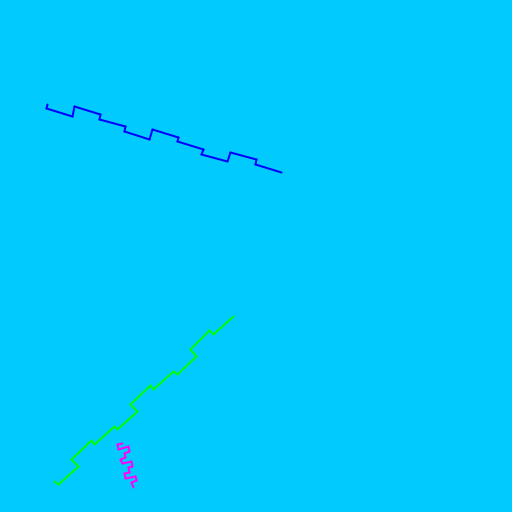
Frame 1 (no input)
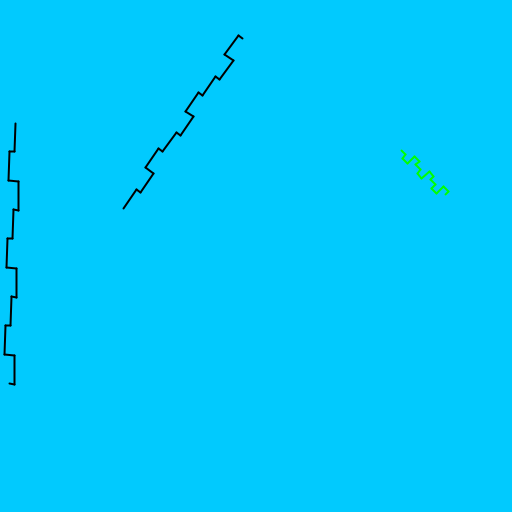
Frame 60 (the mouse pressed at the canvas centre just before this capture)
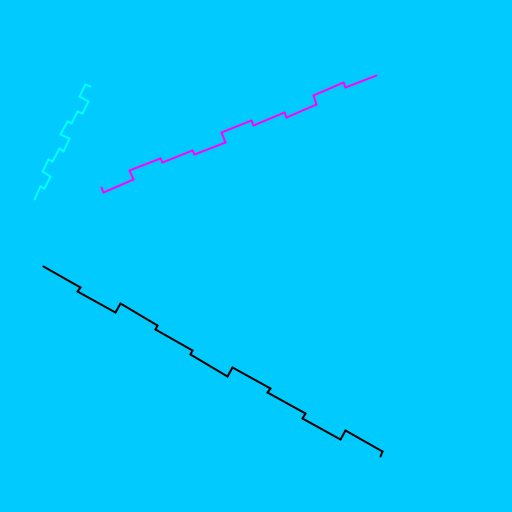
Frame 120 (the mouse held since frame 60 and released just before this capture)

The Processing sketch that drew these frames (run headless with seeded random() and noise(); from frame 60 on, the mouse is pressed at the canvas centre):

// Processing sketch: processing_102912
// ── processing_102912.pde

int counter;
int INTERVAL= 50;
int colors[] = {#000000, #FF0000, #00FF00,#0000FF,#FFFFFF, #FF00FF, #00FFFF, #FFFF00};
int NUM_SIN_LINES = 3;
SquareLine []lines;
 
void setup() {  //setup function called initially, only once
  size(512, 512);
  background(#07B0C0);
  strokeWeight(2);
  colorMode(RGB);   //set colors to Hue, Saturation, Brightness mode
   
  counter = 0;
  lines = new SquareLine[NUM_SIN_LINES];
  for(int i=0; i<lines.length; i++){
    lines[i] = new SquareLine();
  }
}
 
void draw() {  //draw function loops
   background(#01CAFE);
 
  if(counter > INTERVAL){
      counter = 0;
      for(int i=0; i<lines.length; i++){
          lines[i].randomizeLine();
      }
  }
  counter++;
 
  for(int i=0; i<lines.length; i++){
      lines[i].draw();
  }
}
 
class SquareLine{
    private int lineX0, lineY0, lineXf, lineYf;
    private int lineColor;
    private float speed;
 
    SquareLine(){
        randomizeLine();
    }
 
    void draw(){
        pushMatrix();
        translate(lineX0, lineY0);
        stroke(lineColor);
        rotate(getSlope());
        
        int numCycles = 3;
        int cycleLength = int(getLength()/numCycles);

        int stepLength = cycleLength/3; //3 steps in a cycle
        int amplitude = 10;
        
        //http://en.wikipedia.org/wiki/Square_wave
        for(float step = 0; step<numCycles ; step++){ //TODO: pshape?
            //forward
            line(0,0,stepLength,0);
            translate(stepLength ,0);
            //(up half amplitude
            line(0,0,0,amplitude/2);
            translate(0, amplitude/2);
            //forward
            line(0,0,stepLength,0);
            translate(stepLength ,0);
            //down amplitude
            line(0,0,0,-amplitude);
            translate(0, -amplitude);
            //forward
            line(0,0,stepLength,0);
            translate(stepLength ,0);
            //(up half amplitude
            line(0,0,0,amplitude/2);
            translate(0, amplitude/2);
        }
        popMatrix();
    }
     
    void randomizeLine(){
      lineColor = colors[int(random(0, colors.length))];
      lineX0 = int(random(0, width));
      lineY0 = int(random(0, height));
      lineXf = int(random(0, width));
      lineYf = int(random(0, height));
      speed = random(10, 15);
    }
     
    float getSlope(){ //in radians
        return atan2((lineYf -lineY0),(lineXf -lineX0));
    }
       
    float getLength(){
        return dist(lineX0, lineY0, lineXf, lineYf);
    }
}
